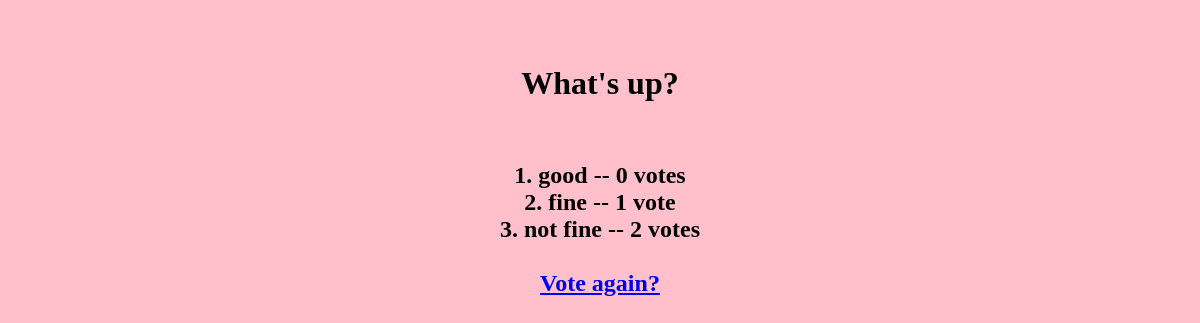
Before: /polls/5/results/ with the older database file.
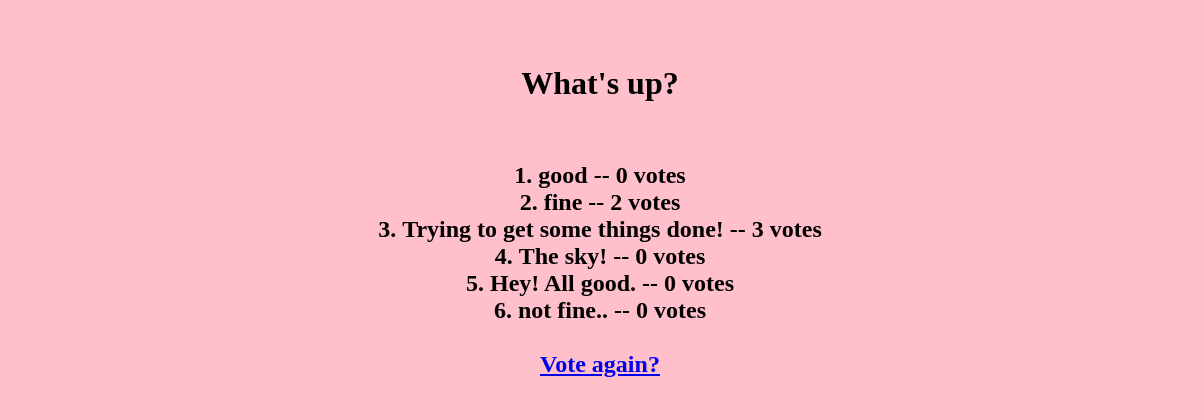
After: the same page with the newer database file.
### polls/models.py (models this page shows, shortened)
class Choice(models.Model):
    question = models.ForeignKey(Question, on_delete=models.CASCADE)
    choice_text = models.CharField(max_length=200)
    votes = models.IntegerField(default=0)

### polls/views.py (the view)
# urls.py: path("<int:pk>/results/", views.ResultsView.as_view(), name="results"),
class ResultsView(generic.DetailView):
    model = Question
    template_name = "polls/results.html"

### polls/templates/polls/results.html
<center>
    <html>
        <body bgcolor="pink"><br><br>
<h1>{{ question.question_text }}</h1><br>
<h2>
{% for choice in question.choice_set.all %}
    <li type="1">{{ choice.choice_text }} -- {{ choice.votes }} vote{{ choice.votes|pluralize }}</li>
{% endfor %}
<br>
<a href="{% url 'polls:detail' question.id %}">Vote again?</a>
</h2>
    </html>
</center>

Changed rows visible on the page:
changed Choice "fine": votes "1" → "2"
changed Choice: choice_text "not fine" → "Trying to get some things done!"; votes "2" → "3"
added Choice: choice_text "The sky!", votes "0"
added Choice: choice_text "Hey! All good.", votes "0"
added Choice: choice_text "not fine..", votes "0"
